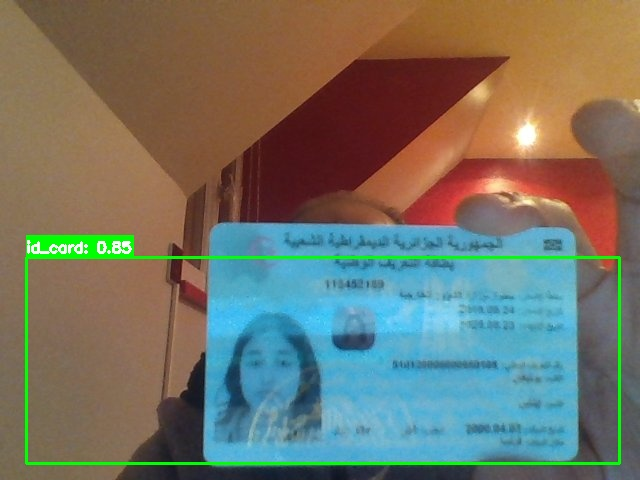
#> input picture logs/debug_1776111789723.jpg, 640 x 480 px
$ python -i laser_detector.py   (imports and definitions only)   (older library calls are emulated)
#> lines starting #> are read from the running program, lines starting #| are printed output that depends on the picture; after the words box and inside, x2 and y2 are one past the last pixel; in counts of white or black regions, pixels touching at a corner belong together
#> further down, picture is the input picture: shape (480, 640, 3); mean B, G, R 102.4, 115.7, 114.7
"""Laser-engraved photo detection for ID card security verification."""

import cv2
import numpy as np
from typing import Tuple, Optional, List, Dict
from dataclasses import dataclass
from enum import Enum
import logging

# [1 line not run here, left out]
logger = logging.getLogger(__name__)


class LaserFeature(Enum):
    """Types of laser-engraved features."""
    PHOTO = "photo"
    TEXT = "text"
    GUILLOCHE = "guilloche"
    MICROTEXT = "microtext"
    UNKNOWN = "unknown"


@dataclass
class LaserRegion:
    """Detected laser-engraved region."""
    bbox: Tuple[int, int, int, int]
    feature_type: LaserFeature
    confidence: float
    texture_score: float
    edge_score: float
    depth_score: float


class LaserDetector:
    """
    Detector for laser-engraved features on ID cards.

    Laser-engraved features on ID cards exhibit:
    - Raised/relief texture (can be detected via shadows)
    - Sharp, precise edges
    - Specific grayscale patterns
    - Tactile characteristics (visible under side lighting)

    This detector uses image analysis to identify potential laser-engraved regions.
    """

    def __init__(
        self,
        edge_threshold: float = 50.0,
        texture_threshold: float = 0.3,
        depth_threshold: float = 0.2,
    ):
        """
        Initialize laser detector.

        Args:
            edge_threshold: Edge detection threshold
            texture_threshold: Texture analysis threshold
            depth_threshold: Depth/relief detection threshold
        """
        self.edge_threshold = edge_threshold
        self.texture_threshold = texture_threshold
        self.depth_threshold = depth_threshold

    def detect(
        self,
        image: np.ndarray,
        roi: Optional[Tuple[int, int, int, int]] = None
    ) -> List[LaserRegion]:
        """
        Detect laser-engraved regions in image.

        Args:
            image: Input image
            roi: Region of interest (x1, y1, x2, y2)

        Returns:
            List of detected laser regions
        """
        # Extract ROI if specified
        if roi is not None:
            x1, y1, x2, y2 = roi
            img = image[y1:y2, x1:x2]
            offset_x, offset_y = x1, y1
        else:
            img = image
            offset_x, offset_y = 0, 0

        # Convert to grayscale
        gray = cv2.cvtColor(img, cv2.COLOR_BGR2GRAY)
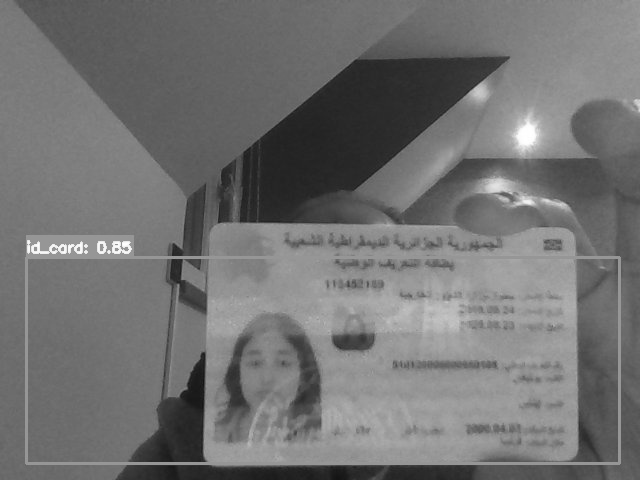
#> gray: shape (480, 640); min 18, max 255, mean 113.9

        # Detect edges
        edges = cv2.Canny(gray, 50, 150)
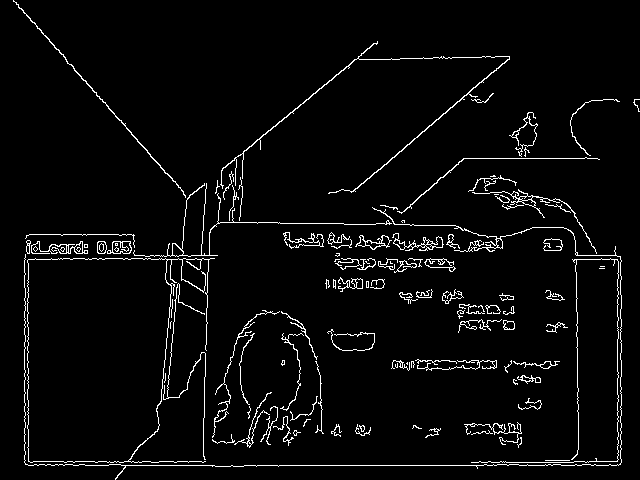
#> edges: shape (480, 640); 3.8% white in thin lines or dots

        # Detect texture using local binary patterns
        texture = self._calculate_lbp(gray)

        # Detect relief/depth using gradient analysis
        relief = self._detect_relief(gray)

        # Combine features
        laser_mask = self._combine_features(edges, texture, relief)

        # Find contours
        contours, _ = cv2.findContours(laser_mask, cv2.RETR_EXTERNAL, cv2.CHAIN_APPROX_SIMPLE)

        regions = []
        for contour in contours:
            area = cv2.contourArea(contour)
            if area < 1000:  # Minimum region size
                continue

            x, y, w, h = cv2.boundingRect(contour)
            region = gray[y:y+h, x:x+w]

            if region.size == 0:
                continue

            # Analyze region
            edge_score = self._analyze_edges(region)
            texture_score = self._analyze_texture(region)
            depth_score = self._analyze_depth(region)

            # Calculate confidence
            confidence = self._calculate_confidence(edge_score, texture_score, depth_score)

            # Classify feature type
            feature_type = self._classify_feature(edge_score, texture_score, region.shape)

            regions.append(LaserRegion(
                bbox=(x + offset_x, y + offset_y, x + w + offset_x, y + h + offset_y),
                feature_type=feature_type,
                confidence=confidence,
                texture_score=texture_score,
                edge_score=edge_score,
                depth_score=depth_score
            ))

        # Sort by confidence
        regions.sort(key=lambda r: r.confidence, reverse=True)

        return regions

    def _calculate_lbp(self, gray: np.ndarray) -> np.ndarray:
        """
        Calculate Local Binary Pattern for texture analysis.

        Laser engraving creates specific texture patterns.
        """
        h, w = gray.shape
#> h = 480; w = 640
        lbp = np.zeros((h-2, w-2), dtype=np.uint8)

        # Simple LBP
        center = gray[1:-1, 1:-1]

        # 8 neighbors
        neighbors = [
            gray[0:-2, 0:-2],   # top-left
            gray[0:-2, 1:-1],   # top
            gray[0:-2, 2:],     # top-right
            gray[1:-1, 2:],     # right
            gray[2:, 2:],       # bottom-right
            gray[2:, 1:-1],     # bottom
            gray[2:, 0:-2],     # bottom-left
            gray[1:-1, 0:-2],   # left
        ]

        for i, neighbor in enumerate(neighbors):
            lbp += (neighbor > center).astype(np.uint8) << i
#> this loop made 8 passes
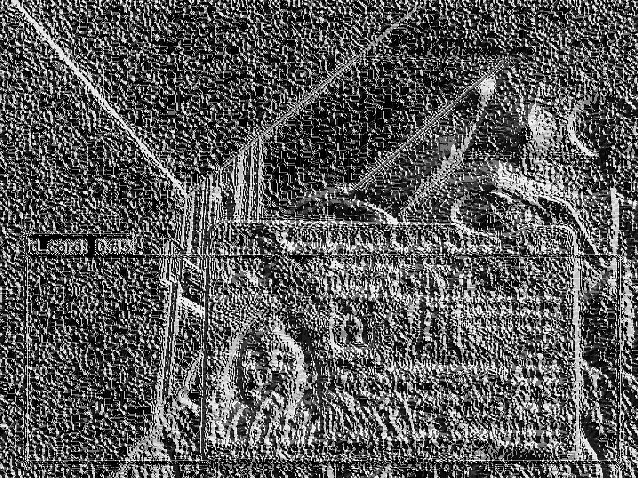
#> lbp: shape (478, 638); min 0, max 255, mean 89.9

        return lbp

    def _detect_relief(self, gray: np.ndarray) -> np.ndarray:
        """
        Detect relief/depth using gradient analysis.

        Laser engraving creates raised/lowered surfaces that cast subtle shadows.
        """
        # Calculate gradients
        grad_x = cv2.Sobel(gray, cv2.CV_32F, 1, 0, ksize=3)
        grad_y = cv2.Sobel(gray, cv2.CV_32F, 0, 1, ksize=3)
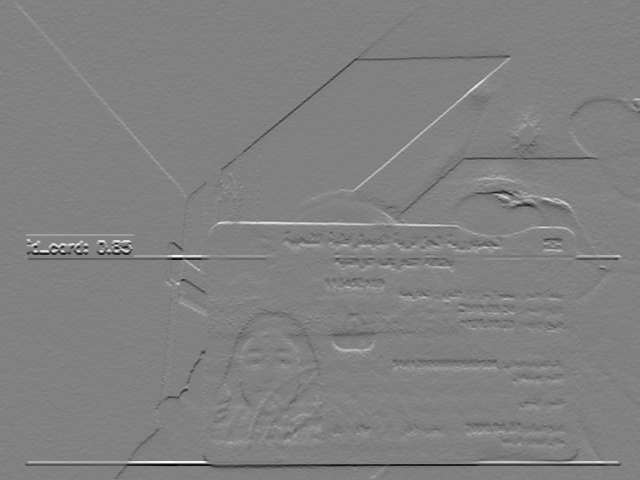
#> grad_y: shape (480, 640) float32; min -495, max 480, mean -0.8; drawn with min black and max white

        gradient_magnitude = np.sqrt(grad_x**2 + grad_y**2)

        # Normalize
        gradient_magnitude = cv2.normalize(gradient_magnitude, None, 0, 255, cv2.NORM_MINMAX)

        return gradient_magnitude.astype(np.uint8)

    def _combine_features(
        self,
        edges: np.ndarray,
        texture: np.ndarray,
        relief: np.ndarray
    ) -> np.ndarray:
        """Combine feature maps into laser detection mask."""
        # Ensure same size
        h, w = edges.shape
#> h = 480; w = 640
        texture = cv2.resize(texture, (w, h))
        relief = cv2.resize(relief, (w, h))

        # Normalize
        edges_norm = cv2.normalize(edges, None, 0, 1, cv2.NORM_MINMAX)
#> edges_norm: shape (480, 640); values 0 (black) and 1 (white), 3.8% white in thin lines or dots
        texture_norm = cv2.normalize(texture, None, 0, 1, cv2.NORM_MINMAX)
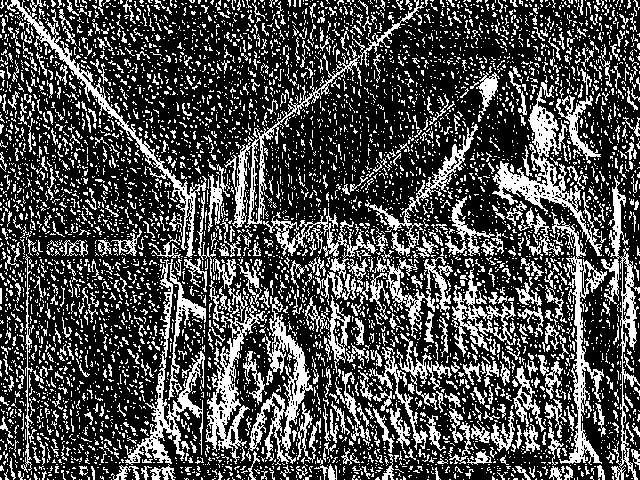
#> texture_norm: shape (480, 640); values 0 (black) and 1 (white), 29.8% white in thin lines or dots
        relief_norm = cv2.normalize(relief, None, 0, 1, cv2.NORM_MINMAX)
#> relief_norm: shape (480, 640); values 0 (black) and 1 (white), 0.84% white in thin lines or dots, all inside (x1, y1, x2, y2) = (26, 59, 620, 467)

        # Weighted combination
        combined = (
            edges_norm * 0.4 +
            texture_norm * 0.3 +
            relief_norm * 0.3
        )
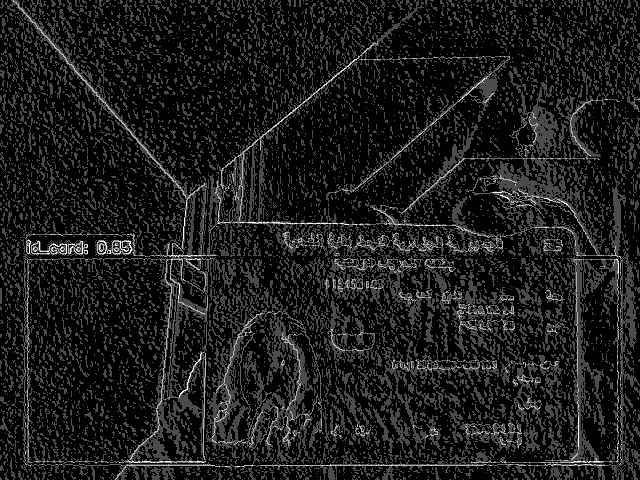
#> combined: shape (480, 640) float64; min 0, max 1, mean 0.107

        # Threshold
        _, mask = cv2.threshold(combined, 0.3, 255, cv2.THRESH_BINARY)
#> mask: shape (480, 640) float64; 3.9% white in thin lines or dots

        # Morphological cleanup
        kernel = cv2.getStructuringElement(cv2.MORPH_RECT, (5, 5))
        mask = cv2.morphologyEx(mask.astype(np.uint8), cv2.MORPH_CLOSE, kernel)
#> mask: shape (480, 640); 7.1% white; 23 white regions (3 under 20 px), largest, box (x1, y1, x2, y2) and area: (13, 0, 622, 480) 15524, (212, 310, 324, 448) 1996, (457, 304, 515, 333) 706
        mask = cv2.morphologyEx(mask, cv2.MORPH_OPEN, kernel)
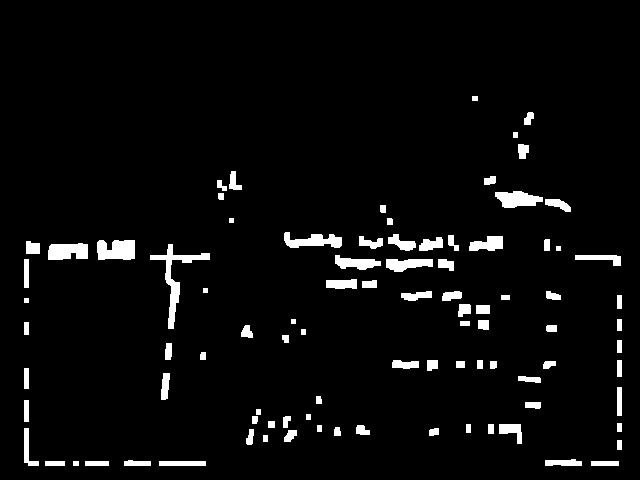
#> mask: shape (480, 640); 4.2% white; 92 white regions

        return mask

    # [213 lines left out: functions _analyze_edges, _analyze_texture, _analyze_depth, _calculate_confidence, _classify_feature, verify_photo_authenticity and 1 more, not called in this run]


# [41 lines not run here, left out]

>>> import cv2
>>> picture = cv2.imread('../../logs/debug_1776111789723.jpg')
>>> result = LaserDetector().detect(picture)
#> in detect, `contours, _ = cv2.findContours(laser_mask, cv2.RETR_EXTERNAL, cv2.CHAI..`: contours = 92 contours, 5 with area under 20; largest, box (x1, y1, x2, y2) and area: (150, 244, 210, 329) 759, (97, 240, 135, 260) 602, (48, 243, 88, 260) 523, (495, 191, 543, 208) 507, (284, 232, 342, 248) 483
#> the loop in detect, `for contour in contours:` made 92 passes
#> area on passes 6, 7, 10, 11, 12, 13, 14, 15, 17, 22, 23, 26: 109, 171, 88.5, 72.5, 53.5, 177, 43, 87, 221.5, 55, 33.5, 80
#> (contour, area) on passes 1, 2, 3, 4, 5, 8: ([[591, 461], [591, 465], [618, 465], [618, 461]], 108), ([[159, 461], [159, 465], [205, 465], [205, 461]], 184), ([[85, 461], [85, 465], [108, 465], [108, 461]], 92), ([[73, 461], [73, 465], [78, 465], [78, 461]], 20), ([[45, 461], [45, 465], [64, 465], [64, 461]], 76), ([[617, 440], [617, 449], [621, 449], [621, 440]], 36)
#> after the loop in detect, `for contour in contours:`: regions = []
#> result = []

$ run again, on logs/debug_1776119254174.jpg
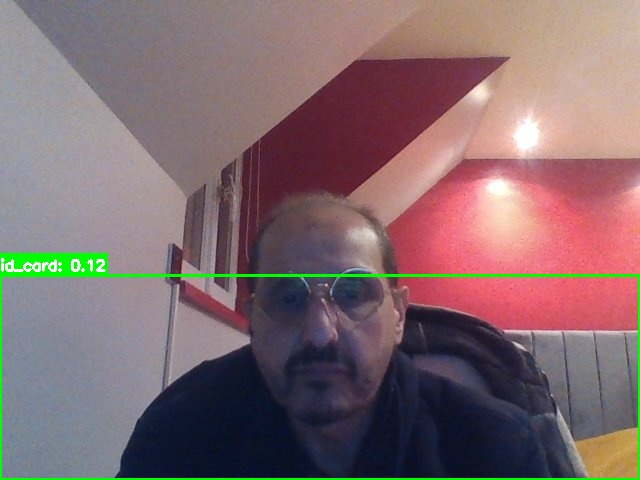
#> input picture logs/debug_1776119254174.jpg, 640 x 480 px
#> picture is the input picture: shape (480, 640, 3); mean B, G, R 109.6, 106.5, 129.1
#> the loop in _calculate_lbp, `for i, neighbor in enumerate(neighbors):` made 8 passes
#> edges_norm: shape (480, 640); values 0 (black) and 1 (white), 3% white in thin lines or dots
#> in _combine_features, `texture_norm = cv2.normalize(texture, None, 0, 1, cv2.NORM_MINMAX)`:
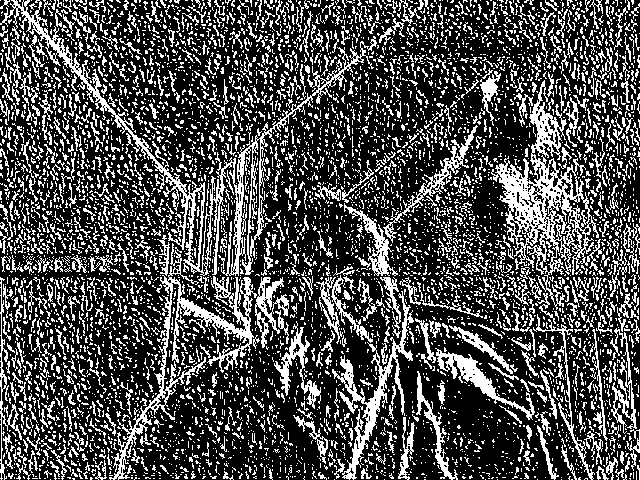
#> texture_norm: shape (480, 640); values 0 (black) and 1 (white), 29.8% white in thin lines or dots
#> relief_norm: shape (480, 640); values 0 (black) and 1 (white), 1.1% white in thin lines or dots, all inside (x1, y1, x2, y2) = (1, 58, 637, 479)
#> contours = 45 contours, 2 with area under 20; largest, box (x1, y1, x2, y2) and area: (115, 409, 589, 480) 1712, (236, 262, 379, 283) 850, (165, 243, 186, 358) 810, (216, 179, 242, 219) 514, (322, 301, 342, 341) 494
#> the loop in detect, `for contour in contours:` made 45 passes
#> area on passes 3, 5, 6, 8, 9, 10, 11, 12: 29.5, 114.5, 86.5, 168, 39, 99.5, 108, 271.5
#> pass 1, in _analyze_texture, `lbp = self._calculate_lbp(region)`:
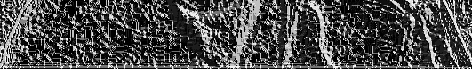
#> lbp: shape (69, 472); min 0, max 255, mean 74.5
#> after the loop in detect, `for contour in contours:`: regions = 1 item
